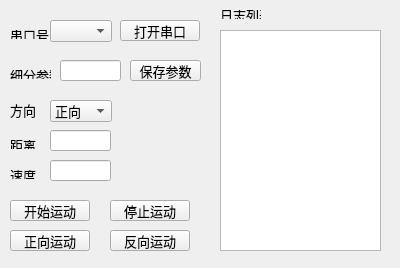
<?xml version="1.0" encoding="UTF-8"?>
<ui version="4.0">
 <class>distancecontrol</class>
 <widget class="QWidget" name="distancecontrol">
  <property name="geometry">
   <rect>
    <x>0</x>
    <y>0</y>
    <width>400</width>
    <height>268</height>
   </rect>
  </property>
  <property name="windowTitle">
   <string>导轨控制</string>
  </property>
  <widget class="QPushButton" name="pushButton">
   <property name="geometry">
    <rect>
     <x>120</x>
     <y>20</y>
     <width>80</width>
     <height>21</height>
    </rect>
   </property>
   <property name="font">
    <font>
     <family>微软雅黑</family>
     <pointsize>10</pointsize>
    </font>
   </property>
   <property name="text">
    <string>打开串口</string>
   </property>
  </widget>
  <widget class="QLabel" name="label_2">
   <property name="geometry">
    <rect>
     <x>220</x>
     <y>10</y>
     <width>41</width>
     <height>9</height>
    </rect>
   </property>
   <property name="font">
    <font>
     <family>微软雅黑</family>
     <pointsize>10</pointsize>
    </font>
   </property>
   <property name="text">
    <string>日志列表</string>
   </property>
  </widget>
  <widget class="QComboBox" name="comboBox">
   <property name="geometry">
    <rect>
     <x>50</x>
     <y>20</y>
     <width>62</width>
     <height>22</height>
    </rect>
   </property>
   <property name="font">
    <font>
     <family>微软雅黑</family>
     <pointsize>10</pointsize>
    </font>
   </property>
  </widget>
  <widget class="QListView" name="listView">
   <property name="geometry">
    <rect>
     <x>220</x>
     <y>30</y>
     <width>161</width>
     <height>221</height>
    </rect>
   </property>
  </widget>
  <widget class="QLabel" name="label">
   <property name="geometry">
    <rect>
     <x>10</x>
     <y>30</y>
     <width>41</width>
     <height>9</height>
    </rect>
   </property>
   <property name="font">
    <font>
     <family>微软雅黑</family>
     <pointsize>10</pointsize>
    </font>
   </property>
   <property name="text">
    <string>串口号</string>
   </property>
  </widget>
  <widget class="QLineEdit" name="lineEdit_2">
   <property name="geometry">
    <rect>
     <x>60</x>
     <y>60</y>
     <width>61</width>
     <height>21</height>
    </rect>
   </property>
   <property name="font">
    <font>
     <family>微软雅黑</family>
     <pointsize>10</pointsize>
    </font>
   </property>
  </widget>
  <widget class="QLabel" name="label_5">
   <property name="geometry">
    <rect>
     <x>10</x>
     <y>70</y>
     <width>41</width>
     <height>9</height>
    </rect>
   </property>
   <property name="font">
    <font>
     <family>微软雅黑</family>
     <pointsize>10</pointsize>
    </font>
   </property>
   <property name="text">
    <string>细分参数</string>
   </property>
  </widget>
  <widget class="QPushButton" name="pushButton_6">
   <property name="geometry">
    <rect>
     <x>130</x>
     <y>60</y>
     <width>71</width>
     <height>21</height>
    </rect>
   </property>
   <property name="font">
    <font>
     <family>微软雅黑</family>
     <pointsize>10</pointsize>
    </font>
   </property>
   <property name="text">
    <string>保存参数</string>
   </property>
  </widget>
  <widget class="QPushButton" name="pushButton_4">
   <property name="geometry">
    <rect>
     <x>10</x>
     <y>230</y>
     <width>80</width>
     <height>21</height>
    </rect>
   </property>
   <property name="font">
    <font>
     <family>微软雅黑</family>
     <pointsize>10</pointsize>
    </font>
   </property>
   <property name="text">
    <string>正向运动</string>
   </property>
  </widget>
  <widget class="QPushButton" name="pushButton_5">
   <property name="geometry">
    <rect>
     <x>110</x>
     <y>230</y>
     <width>80</width>
     <height>21</height>
    </rect>
   </property>
   <property name="font">
    <font>
     <family>微软雅黑</family>
     <pointsize>10</pointsize>
    </font>
   </property>
   <property name="text">
    <string>反向运动</string>
   </property>
  </widget>
  <widget class="QLabel" name="label_6">
   <property name="geometry">
    <rect>
     <x>10</x>
     <y>170</y>
     <width>41</width>
     <height>9</height>
    </rect>
   </property>
   <property name="font">
    <font>
     <family>微软雅黑</family>
     <pointsize>10</pointsize>
    </font>
   </property>
   <property name="text">
    <string>速度</string>
   </property>
  </widget>
  <widget class="QLineEdit" name="lineEdit_3">
   <property name="geometry">
    <rect>
     <x>50</x>
     <y>160</y>
     <width>61</width>
     <height>21</height>
    </rect>
   </property>
   <property name="font">
    <font>
     <family>微软雅黑</family>
     <pointsize>10</pointsize>
    </font>
   </property>
  </widget>
  <widget class="QLabel" name="label_4">
   <property name="geometry">
    <rect>
     <x>10</x>
     <y>100</y>
     <width>41</width>
     <height>20</height>
    </rect>
   </property>
   <property name="font">
    <font>
     <family>微软雅黑</family>
     <pointsize>10</pointsize>
    </font>
   </property>
   <property name="text">
    <string>方向</string>
   </property>
  </widget>
  <widget class="QComboBox" name="comboBox_2">
   <property name="geometry">
    <rect>
     <x>50</x>
     <y>100</y>
     <width>62</width>
     <height>22</height>
    </rect>
   </property>
   <property name="font">
    <font>
     <family>微软雅黑</family>
     <pointsize>10</pointsize>
    </font>
   </property>
   <item>
    <property name="text">
     <string>正向</string>
    </property>
   </item>
   <item>
    <property name="text">
     <string>反向</string>
    </property>
   </item>
  </widget>
  <widget class="QLineEdit" name="lineEdit">
   <property name="geometry">
    <rect>
     <x>50</x>
     <y>130</y>
     <width>61</width>
     <height>21</height>
    </rect>
   </property>
   <property name="font">
    <font>
     <family>微软雅黑</family>
     <pointsize>10</pointsize>
    </font>
   </property>
  </widget>
  <widget class="QPushButton" name="pushButton_3">
   <property name="geometry">
    <rect>
     <x>110</x>
     <y>200</y>
     <width>80</width>
     <height>21</height>
    </rect>
   </property>
   <property name="font">
    <font>
     <family>微软雅黑</family>
     <pointsize>10</pointsize>
    </font>
   </property>
   <property name="text">
    <string>停止运动</string>
   </property>
  </widget>
  <widget class="QLabel" name="label_3">
   <property name="geometry">
    <rect>
     <x>10</x>
     <y>140</y>
     <width>41</width>
     <height>9</height>
    </rect>
   </property>
   <property name="font">
    <font>
     <family>微软雅黑</family>
     <pointsize>10</pointsize>
    </font>
   </property>
   <property name="text">
    <string>距离</string>
   </property>
  </widget>
  <widget class="QPushButton" name="pushButton_2">
   <property name="geometry">
    <rect>
     <x>10</x>
     <y>200</y>
     <width>80</width>
     <height>21</height>
    </rect>
   </property>
   <property name="font">
    <font>
     <family>微软雅黑</family>
     <pointsize>10</pointsize>
    </font>
   </property>
   <property name="text">
    <string>开始运动</string>
   </property>
  </widget>
 </widget>
 <resources/>
 <connections/>
</ui>
